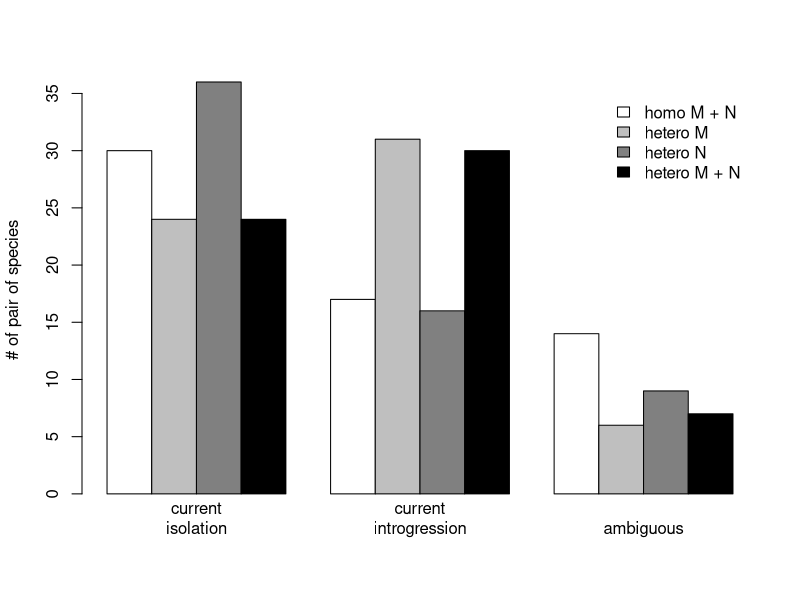
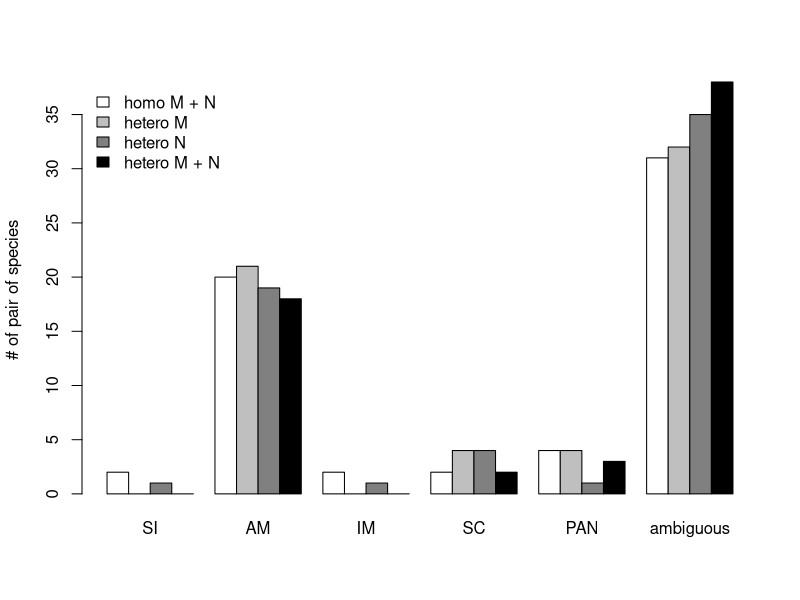

These figures' R source, in order:
#! /usr/bin/env Rscript
a = read.table("migHomo_NHomo.txt", h=T)
b = read.table("migHetero_NHomo.txt", h=T)
c = read.table("migHomo_NHetero.txt", h=T)
d = read.table("migHetero_NHetero.txt", h=T)

seuil1 = 0.6419199
seuil2 = 0.1304469
seuil2 = 1-seuil2 

#A = paste(a$spA, a$spB, sep="_")
#B = paste(b$spA, b$spB, sep="_")
#C = paste(c$spA, c$spB, sep="_")
#D = paste(d$spA, d$spB, sep="_")

SIa = grep("SI",colnames(a))
SIb = grep("SI",colnames(b))
SIc = grep("SI",colnames(c))
SId = grep("SI",colnames(d))

AMa = grep("AM",colnames(a))
AMb = grep("AM",colnames(b))
AMc = grep("AM",colnames(c))
AMd = grep("AM",colnames(d))

IMa = grep("IM",colnames(a))
IMb = grep("IM",colnames(b))
IMc = grep("IM",colnames(c))
IMd = grep("IM",colnames(d))

SCa = grep("SC",colnames(a))
SCb = grep("SC",colnames(b))
SCc = grep("SC",colnames(c))
SCd = grep("SC",colnames(d))

PANa = grep("Panmixia",colnames(a))
PANb = grep("Panmixia",colnames(b))
PANc = grep("Panmixia",colnames(c))
PANd = grep("Panmixia",colnames(d))

isolationA = a[,SIa]
isolationB = b[,SIb]
isolationC = apply(c[,SIc], MARGIN=1, FUN="sum")
isolationD = apply(d[,SId], MARGIN=1, FUN="sum")

ancientA = a[,AMa]
ancientB = apply(b[,AMb], MARGIN=1, FUN="sum")
ancientC = apply(c[,AMc], MARGIN=1, FUN="sum")
ancientD = apply(d[,AMd], MARGIN=1, FUN="sum")

islandA = a[,IMa]
islandB = apply(b[,IMb], MARGIN=1, FUN="sum")
islandC = apply(c[,IMc], MARGIN=1, FUN="sum")
islandD = apply(d[,IMd], MARGIN=1, FUN="sum")

secondaryA = a[,SCa]
secondaryB = apply(b[,SCb], MARGIN=1, FUN="sum")
secondaryC = apply(c[,SCc], MARGIN=1, FUN="sum")
secondaryD = apply(d[,SCd], MARGIN=1, FUN="sum")

panmixieA = a[, PANa]
panmixieB = b[, PANb]
panmixieC = apply(c[, PANc], MARGIN=1, FUN="sum")
panmixieD = apply(d[, PANd], MARGIN=1, FUN="sum")

migA = islandA + secondaryA + panmixieA
migB = islandB + secondaryB + panmixieB
migC = islandC + secondaryC + panmixieC
migD = islandD + secondaryD + panmixieD

noMigA = isolationA + ancientA
noMigB = isolationB + ancientB
noMigC = isolationC + ancientC
noMigD = isolationD + ancientD

nMigA = length(which(migA >= seuil1))
nMigB = length(which(migB >= seuil1))
nMigC = length(which(migC >= seuil1))
nMigD = length(which(migD >= seuil1))

nNoMigA = length(which(noMigA >= seuil2))
nNoMigB = length(which(noMigB >= seuil2))
nNoMigC = length(which(noMigC >= seuil2))
nNoMigD = length(which(noMigD >= seuil2))

nPanA = length(which(panmixieA >= seuil1))
nPanB = length(which(panmixieB >= seuil1))
nPanC = length(which(panmixieC >= seuil1))
nPanD = length(which(panmixieD >= seuil1))

nAmbigA = length(which(migA<seuil1 & noMigA<seuil2 & panmixieA<seuil1))
nAmbigB = length(which(migB<seuil1 & noMigB<seuil2 & panmixieB<seuil1))
nAmbigC = length(which(migC<seuil1 & noMigC<seuil2 & panmixieC<seuil1))
nAmbigD = length(which(migD<seuil1 & noMigD<seuil2 & panmixieD<seuil1))

# plot resultat 1
tmp = matrix(c(nNoMigA, nNoMigB, nNoMigC, nNoMigD, nMigA, nMigB, nMigC, nMigD, nAmbigA, nAmbigB, nAmbigC, nAmbigD), nrow=4)
dev.new(width=6, height=5.6)
barplot(tmp, beside=T, names = c("current\nisolation", "current\nintrogression", "ambiguous"), col=grey(c(1, 0.75, 0.5, 0)), legend.text=c("homo M + N", "hetero M", "hetero N", "hetero M + N"), args.legend=list(bty="n"), ylab = "# of pair of species")
#tmp=dev.off()
cat(paste("#no migration (M_homo, N_homo): ", nNoMigA,
"\n#no migration (M_hetero, N_homo): ", nNoMigB,
"\n#no migration (M_homo, N_hetero): ", nNoMigC,
"\n#no migration (M_hetero, N_hetero): ", nNoMigD,
"\n#migration (M_homo, N_homo): ", nMigA,
"\n#migration (M_hetero, N_homo): ", nMigB,
"\n#migration (M_homo, N_hetero): ", nMigC,
"\n#migration (M_hetero, N_hetero): ", nMigD,
"\n#panmixia (M_homo, N_homo): ", nPanA,
"\n#panmixia (M_hetero, N_homo): ", nPanB,
"\n#panmixia (M_homo, N_hetero): ", nPanC,
"\n#panmixia (M_hetero, N_hetero): ", nPanD,
"\n#ambiguous (M_homo, N_homo): ", nAmbigA,
"\n#ambiguous (M_hetero, N_homo): ", nAmbigB,
"\n#ambiguous (M_homo, N_hetero): ", nAmbigC,
"\n#ambiguous (M_hetero, N_hetero): ", nAmbigD,
"\n\n", collapse=""))

dev.print(pdf, "figureS3.pdf", bg="white")
tmp = dev.off()

nSIa = length(which(isolationA >= seuil2))
nSIb = length(which(isolationB >= seuil2))
nSIc = length(which(isolationC >= seuil2))
nSId = length(which(isolationD >= seuil2))

nAMa = length(which(ancientA >= seuil2))
nAMb = length(which(ancientB >= seuil2))
nAMc = length(which(ancientC >= seuil2))
nAMd = length(which(ancientD >= seuil2))

nIMa = length(which(islandA >= seuil1))
nIMb = length(which(islandB >= seuil1))
nIMc = length(which(islandC >= seuil1))
nIMd = length(which(islandD >= seuil1))

nSCa = length(which(secondaryA >= seuil1))
nSCb = length(which(secondaryB >= seuil1))
nSCc = length(which(secondaryC >= seuil1))
nSCd = length(which(secondaryD >= seuil1))

nPANa = length(which(panmixieA >= seuil1))
nPANb = length(which(panmixieB >= seuil1))
nPANc = length(which(panmixieC >= seuil1))
nPANd = length(which(panmixieD >= seuil1))

nAmbigA = length(which(isolationA < seuil2 & ancientA < seuil2 & islandA < seuil1 & secondaryA < seuil1 & panmixieA < seuil1))
nAmbigB = length(which(isolationB < seuil2 & ancientB < seuil2 & islandB < seuil1 & secondaryB < seuil1 & panmixieB < seuil1))
nAmbigC = length(which(isolationC < seuil2 & ancientC < seuil2 & islandC < seuil1 & secondaryC < seuil1 & panmixieC < seuil1))
nAmbigD = length(which(isolationD < seuil2 & ancientD < seuil2 & islandD < seuil1 & secondaryD < seuil1 & panmixieD < seuil1))

# plot resultat 2
tmp = matrix(c(nSIa, nSIb, nSIc, nSId, nAMa, nAMb, nAMc, nAMd, nIMa, nIMb, nIMc, nIMd, nSCa, nSCb, nSCc, nSCd, nPANa, nPANb, nPANc, nPANd, nAmbigA, nAmbigB, nAmbigC, nAmbigD), nrow=4)
dev.new(width=8, height=5.6)
barplot(tmp, beside=T, names = c("SI", "AM", "IM", "SC", "PAN", "ambiguous"), col=grey(c(1, 0.75, 0.5, 0)), legend.text=c("homo M + N", "hetero M", "hetero N", "hetero M + N"), args.legend=list(x="topleft", bty="n"), ylab = "# of pair of species")
dev.print(pdf, "figureS4.pdf", bg="white")
dev.off()


# unploted resultat 3
# migA = islandA + secondaryA + panmixieA
# migB = islandB + secondaryB + panmixieB
# migC = islandC + secondaryC + panmixieC
# migD = islandD + secondaryD + panmixieD
# 
# noMigA = isolationA + ancientA
# noMigB = isolationB + ancientB
# noMigC = isolationC + ancientC
# noMigD = isolationD + ancientD
# 
# boxplot(log10(a$netdivAB_avg[which(noMigA>0.8)]), log10(b$netdivAB_avg[which(noMigB>0.8)]), log10(c$netdivAB_avg[which(noMigC>0.8)]), log10(d$netdivAB_avg[which(noMigD>0.8)]),
# log10(a$netdivAB_avg[which(migA>0.8)]), log10(b$netdivAB_avg[which(migB>0.8)]), log10(c$netdivAB_avg[which(migC>0.8)]), log10(d$netdivAB_avg[which(migD>0.8)]),
# log10(a$netdivAB_avg[which(migA < 0.8 & noMigA < 0.8)]), log10(b$netdivAB_avg[which(migB < 0.8 & noMigB < 0.8)]), log10(c$netdivAB_avg[which(migC < 0.8 & noMigC < 0.8)]), log10(d$netdivAB_avg[which(migD < 0.8 & noMigC < 0.8)]),
# at = c(1,2,3,4, 6,7,8,9, 11,12,13,14), outline = F, axis=F, col=grey(c(1, 0.75, 0.5, 0, 1, 0.75, 0.5, 0, 1, 0.75, 0.5, 0)), xaxt="n", yaxt="n")
# legend("topright", c("refABC", "MigHetero", "NHetero", "MigHetero_NHetero"), bty="n", fill=grey(c(1, 0.75, 0.5, 0)))
# mtext("Current\nisolation", side=1, at=2.5, line=1.7, cex=1.2)
# mtext("Current\nintrogression", side=1, at=7.5, line=1.7, cex=1.2)
# mtext("NA", side=1, at=12.5, line=1, cex=1.2)
# par(las=0)
# mtext("synonymous divergence", side=2, line=3, cex=1.2)
# par(las=1)
# axis(side = 2, at = c(log10(0.35), -1, -2, -3, -4, log10(5e-5)), labels = c(0.35, 0.1, 0.01, 0.001, 0.0001, 0.00005))
# dev.print(pdf, "figureS2.pdf", bg="white")
# dev.off()
#tmp = dev.off()


